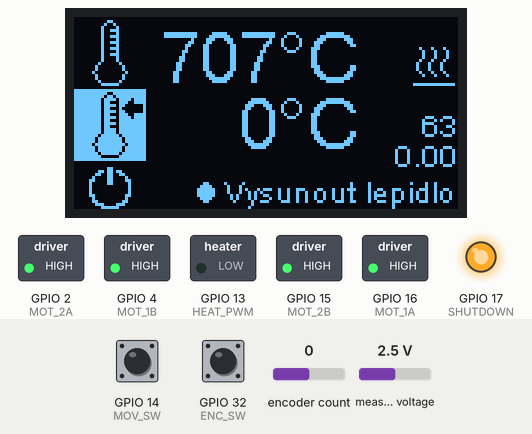
Bench run of a program on a simulated ESP32. Shown: 128×64 one-colour display, switched loads named in the program (green lamp = pin HIGH), output pins drawn as LEDs (lit = HIGH). Wiring (inferred from the names in the program): MCP3202 converter: CS GPIO 5. The test bench sets the inputs (shaded band); at power-on: measured voltage 2.5 V, encoder count 0, GPIO 32 (ENC_SW) HIGH, GPIO 14 (MOV_SW) HIGH. Pins used as bus, display or sensor lines are not drawn; what the program prints to the serial monitor is not drawn.

Above: at 1.2 s.
1.3 s: measured voltage set to 0.1 V
At 1.9 s:
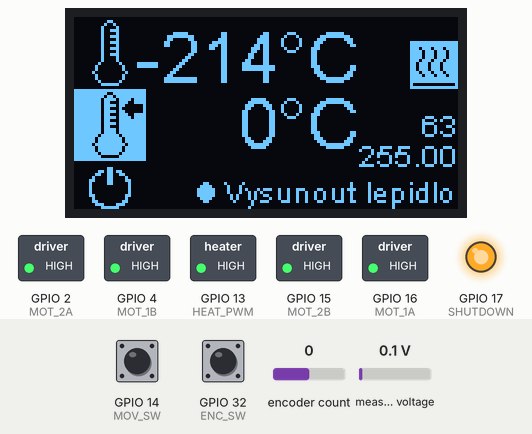
3.5 s: encoder count set to 1
At 6.0 s:
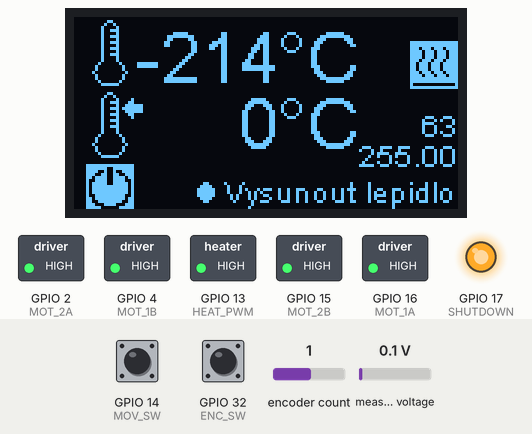
6.1 s: GPIO 32 (ENC_SW) pulled LOW for 0.15 s
At 7.1 s:
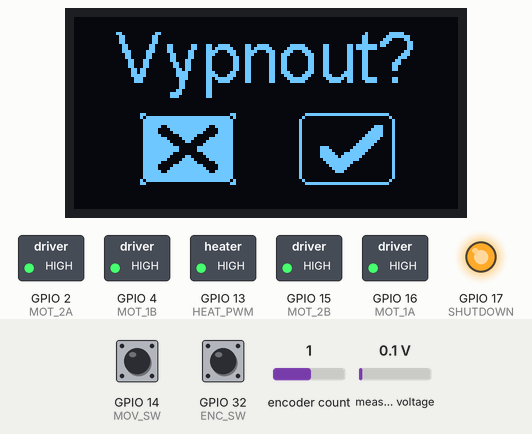
7.7 s: GPIO 14 (MOV_SW) pulled LOW for 0.15 s
At 7.79 s:
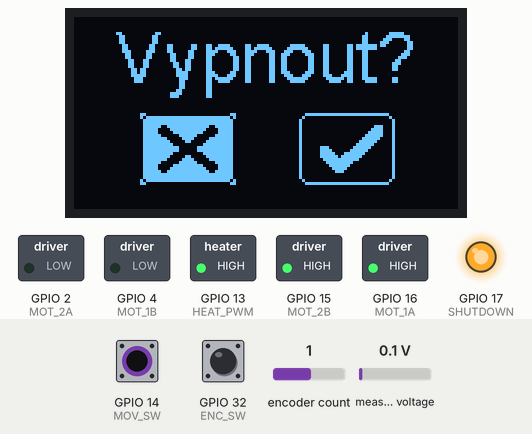
9.3 s: GPIO 32 (ENC_SW) pulled LOW for 0.15 s
At 9.8 s:
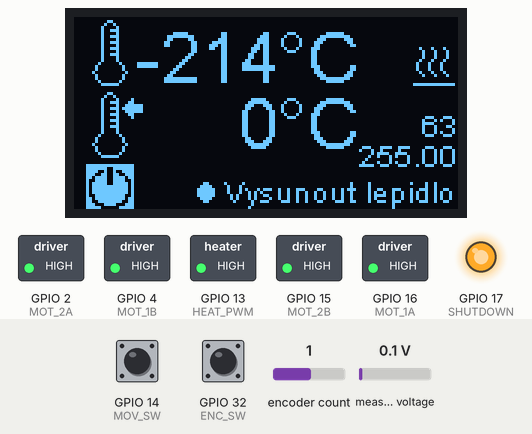
10.0 s: GPIO 14 (MOV_SW) pulled LOW for 1 s
At 10.8 s:
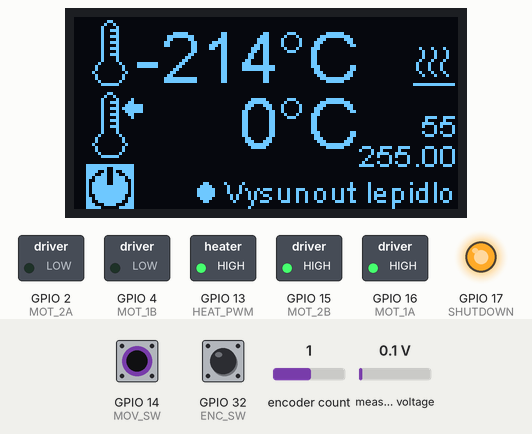
Timing chart, 0 to 13.0 s (numbered marks = the images above; inputs shaded):
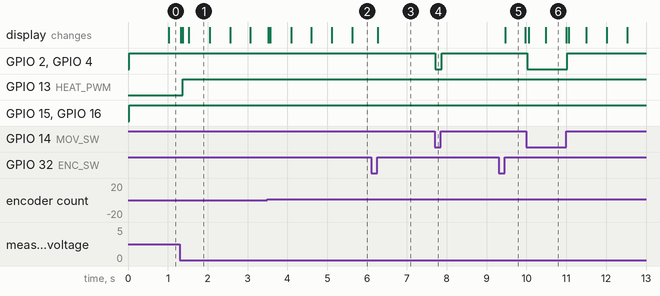

Measured:
- after the input at 1.3 s, GPIO 13 (HEAT_PWM): LOW → HIGH after 0.07 s; the display: first changes at once (image 1 shows a later state)
- after the input at 3.5 s, the display: first changes at once (image 2 shows a later state)
- after the input at 6.1 s, the display: changes after 0.17 s (image 3)
- after the input at 7.7 s, GPIO 2 (MOT_2A), GPIO 4 (MOT_1B): HIGH → LOW at once, → HIGH 0.16 s later
- after the input at 9.3 s, the display: changes after 0.17 s (image 5)
- after the input at 10.0 s, GPIO 2 (MOT_2A), GPIO 4 (MOT_1B): HIGH → LOW at once, → HIGH 1.0 s later
- what the display in image 1 shows lasts 0.6 s, from 1.5 s to 2.1 s

The program:

main.cpp
```cpp
#include <Arduino.h>
#include <SPI.h>
#include <Wire.h>
#include "SSD1306.h"
#include "PID_v1.h"
#include "ClickEncoder.h"
#include <defines.hpp>
#include <images.hpp>

SSD1306 disp(0x3C, PIN_SDA, PIN_SCL);
ClickEncoder *encoder;

u_long volatile prevMil = 0;
u_long volatile prevMilFPS = 0;
u_long volatile frames, fps = 0;
const long interval = 500;
const long second = 1000;
bool volatile blink, click, printGlue, removeGlue, removeGlueHeating, removeGlueEnd = 0;
double Kp = 2, Ki = 0.2, Kd = 0.7;
double realTemp, setTemp, outVal;
int volatile value = 0;
int volatile menuItem, menuSubItem = 0;
bool volatile activeItem = 0;
int volatile movSpeed = 127;
int volatile motorState = 0;

PID heatPID(&realTemp, &outVal, &setTemp, Kp, Ki, Kd, DIRECT);

void motorLoop(){
    if (motorState == 0){        //brake
        // ledcWrite(1, 255);
        digitalWrite(MOT_1A, 1);
        digitalWrite(MOT_1B, 1);
        // ledcWrite(2, 255);
        digitalWrite(MOT_2A, 1);
        digitalWrite(MOT_2B, 1);
    }

    if (motorState == 1){        //go forward
        // ledcWrite(1, movSpeed);
        digitalWrite(MOT_1A, 1);
        digitalWrite(MOT_1B, 0);
        // ledcWrite(2, movSpeed);
        digitalWrite(MOT_2A, 0);
        digitalWrite(MOT_2B, 1);
    }

    if (motorState == -1){       //go backward
        // ledcWrite(1, movSpeed);
        digitalWrite(MOT_1A, 0);
        digitalWrite(MOT_1B, 1);
        // ledcWrite(2, movSpeed);
        digitalWrite(MOT_2A, 1);
        digitalWrite(MOT_2B, 0);
    }
}

void menuLoop(){
    encoder->service();
    value += encoder->getValue();

    if (menuItem == 1 && activeItem == 1 && menuSubItem == 1 && click == 1)
        digitalWrite(SHUTDOWN, 0);

    if (menuItem == 2 && activeItem == 1 && menuSubItem == 1 && click == 1){
        removeGlueHeating = 1;
        menuSubItem = 0;
        activeItem = 0;
        setTemp = 175;
        return;
    }

    if (removeGlueHeating == 1 && setTemp <= realTemp){
        setTemp = 0;
        removeGlue = 1;
        removeGlueEnd = 1;
        removeGlueHeating = 0;
    }

    if (removeGlueEnd == 1 && click == 1){
        removeGlueEnd = 0;
        removeGlue = 0;
    }

    if (click == 1){
    activeItem = !activeItem;
    while (digitalRead(ENC_SW) == 0){
        delay(1);
        }
    }


    if (value == 1 && activeItem == 0){
        ++menuItem;
        if (menuItem == 3)
            menuItem = 0;
    }

    if (value == -1 && activeItem ==0){
        --menuItem;
        if (menuItem == -1)
            menuItem = 2;
    }

    if (activeItem == 1){
        switch (menuItem){
            case 0:                             //set temperature control
                if (value == 1)
                    setTemp = setTemp + 5;
                if (value == -1)
                    setTemp = setTemp - 5;
                if (setTemp == -5)
                    setTemp = 0;
                if (setTemp == 305)
                    setTemp = 300;
                break;

            case 1:                             //shutdown
                if (value == 1){
                    ++menuSubItem;
                    if (menuSubItem == 2)
                        menuSubItem = 0;
                }
                if (value == -1){
                    --menuSubItem;
                    if (menuSubItem == -1)
                        menuSubItem = 1;
                }
                break;

            case 2:                             //remove glue
                if (value == 1){
                    ++menuSubItem;
                    if (menuSubItem == 2)
                        menuSubItem = 0;
                }
                if (value == -1){
                    --menuSubItem;
                    if (menuSubItem == -1)
                        menuSubItem = 1;
                }
                break;
        }
    }
    value = 0;
}

int readVal (int CHANNEL, int CS){
    int msb, lsb = 0;
    int commandBytes = B10100000;
    if (CHANNEL == 1)
        commandBytes = B11100000;
    digitalWrite(CS, LOW);
    SPI.transfer(B00000001);
    msb = SPI.transfer(commandBytes);
    msb = msb & B00001111;
    lsb = SPI.transfer(0x00);
    digitalWrite(CS, HIGH);
    return ((int) msb) << 8 | lsb;
}

void calcBlink(){
    u_long curMil = millis();
    if (curMil - prevMil >= interval){
        prevMil = curMil;
        blink = !blink;
    }
}

void calcFPS(){
    u_long curMilFPS = millis();
    ++frames;
    if (curMilFPS - prevMilFPS >= second){
        prevMilFPS = curMilFPS;
        fps = frames;
        frames = 0;
    }
}

int calcADC (int CHANNEL, int CS){
    int sum = 0;
    for (uint8_t i = 0; i != 100; ++i){
        sum += readVal(0, CS_MCP3202);
    }
    return sum/100;
}

double measTemp() {
  double temp_adc = calcADC(ADC_CHANNEL_HEAT, CS_MCP3202);
  double temperature = (defined_a+sqrt((defined_b)-(defined_c*(R0-(temp_adc*Uref)/defined_e))))/defined_d;
  temperature = round(temperature);
return temperature;
}

void showData(){
    calcBlink();
    calcFPS();
    disp.clear();
    int rTemp = realTemp;
    int sTemp = setTemp;

    disp.setFont(ArialMT_Plain_24);

    if (blink == 1 && (setTemp - realTemp) > 0){
        disp.drawXbm(112, 8, 16, 16, heat_inv);
    }
    if ((blink == 0 && (setTemp - realTemp) > 0) || realTemp > 50){
        disp.drawXbm(112, 8, 16, 16, heat);
    }

    if (menuItem == 0 && activeItem == 1 && blink == 0){
    }
    else{
        disp.setTextAlignment(TEXT_ALIGN_RIGHT);
        disp.drawString(68, 22, String(sTemp));
        disp.setTextAlignment(TEXT_ALIGN_LEFT);
        disp.drawString(68, 22, "°C");
    }

    if (menuItem == 0 && activeItem == 0)
        disp.drawXbm(0, 24, 24, 24, temp_set_inv);
    else
        disp.drawXbm(0, 24, 24, 24, temp_set);

    if (menuItem == 1 && activeItem == 0)
        disp.drawXbm(4, 49, 16, 16, off_inv);
    else
        disp.drawXbm(4, 49, 16, 16, off);

    if (menuItem == 2 && blink == 0){
    }
    else {
        disp.fillCircle(44, 58, 3);
    }

    disp.setTextAlignment(TEXT_ALIGN_RIGHT);
    disp.setFont(ArialMT_Plain_10);
    disp.drawString(127, 52, "Vysunout lepidlo");

    disp.drawXbm(0, 0, 24, 24, temp_24);

    disp.setFont(ArialMT_Plain_24);
    disp.setTextAlignment(TEXT_ALIGN_RIGHT);
    disp.drawString(68, 0, String(rTemp));
    disp.setTextAlignment(TEXT_ALIGN_LEFT);
    disp.drawString(68, 0, "°C");

    disp.setFont(ArialMT_Plain_10);
    disp.setTextAlignment(TEXT_ALIGN_RIGHT);
    disp.drawString(128, 30, String(fps));
    disp.drawString(128, 40, String(outVal));

    if (menuItem == 1 && activeItem == 1){
        disp.clear();
        disp.setFont(ArialMT_Plain_24);
        disp.setTextAlignment(TEXT_ALIGN_CENTER);
        disp.drawString(64, 0, "Vypnout?");
        if (menuSubItem == 0)
            disp.drawXbm(22, 32, 32, 24, no_inv);
        else
            disp.drawXbm(22, 32, 32, 24, no);
        if (menuSubItem == 1)
            disp.drawXbm(75, 32, 32, 24, yes_inv);
        else
            disp.drawXbm(75, 32, 32, 24, yes);
    }

    if (menuItem == 2 && activeItem == 1){
        disp.clear();
        disp.setFont(ArialMT_Plain_24);
        disp.setTextAlignment(TEXT_ALIGN_CENTER);
        disp.drawString(64, 0, "Vysunout?");
        if (menuSubItem == 0)
            disp.drawXbm(22, 32, 32, 24, no_inv);
        else
            disp.drawXbm(22, 32, 32, 24, no);
        if (menuSubItem == 1)
            disp.drawXbm(75, 32, 32, 24, yes_inv);
        else
            disp.drawXbm(75, 32, 32, 24, yes);
        if (removeGlueHeating == 1){
            disp.clear();
            disp.setFont(ArialMT_Plain_16);
            disp.drawString(64, 0, "Zahrátí lepidla");
            disp.setFont(ArialMT_Plain_24);
            disp.setTextAlignment(TEXT_ALIGN_RIGHT);
            disp.drawString(40, 20, String(rTemp));
            disp.setTextAlignment(TEXT_ALIGN_LEFT);
            disp.drawString(41, 20, "/175°C");
        }

        if (removeGlueEnd == 1){
            disp.clear();
            disp.setFont(ArialMT_Plain_16);
            disp.setTextAlignment(TEXT_ALIGN_CENTER);
            disp.drawString(64, 0, "Ukoncit vysunutí");
            disp.drawXbm(48, 25, 32, 24, yes_inv);
        }
    }
    disp.display();
}

void readButtons(){
    click = !digitalRead(ENC_SW);
    printGlue = !digitalRead(MOV_SW);

    if (printGlue == 0 && removeGlue == 0)
        motorState = 0;
    if (printGlue == 1)
        motorState = 1;
    if (removeGlue == 1)
        motorState = -1;
}

void initMCU(){
    pinMode(CS_MCP3202, OUTPUT);
    pinMode(ENC_A, INPUT);
    pinMode(ENC_B, INPUT);
    pinMode(MOV_SW, INPUT);
    pinMode(ENC_SW, INPUT);
    pinMode(SHUTDOWN, OUTPUT);
    digitalWrite(SHUTDOWN, 1);

    pinMode(MOT_1A, OUTPUT);
    pinMode(MOT_1B, OUTPUT);
    pinMode(MOT_2A, OUTPUT);
    pinMode(MOT_2B, OUTPUT);

    ledcSetup(0, 20000, 8);
    ledcAttachPin(HEAT_PWM, 0);
    // ledcSetup(1, 20000, 8);
    // ledcAttachPin(MOT_1A, 1);
    // ledcSetup(2, 20000, 8);
    // ledcAttachPin(MOT_2A, 2);
}

void setPID(){
    double gap = abs(setTemp - realTemp);
    if (gap < 5)
        heatPID.SetTunings(1, 0.05, 0.25);
    else
        heatPID.SetTunings(2, 0.2, 0.5);
    heatPID.Compute();

    if (realTemp > setTemp)
        outVal = 0;
}

void setup() {
    initMCU();
    digitalWrite(CS_MCP3202, HIGH);
    SPI.begin();
    Serial.begin(115200);
    disp.init();
    disp.flipScreenVertically();
    disp.clear();
    heatPID.SetMode(AUTOMATIC);
    encoder = new ClickEncoder(ENC_A, ENC_B, ENC_SW, 4);

}

void loop() {
    encoder->service();
    readButtons();
    realTemp = measTemp();

    setPID();
    menuLoop();
    showData();

    ledcWrite(0, outVal);
    motorLoop();

    Serial.print(realTemp);
    Serial.print(" ");
    Serial.print(setTemp);
    Serial.print(" ");
    Serial.println(outVal);
}
```

defines.hpp
```cpp
#define CS_MCP3202 5
#define PIN_SDA 21
#define PIN_SCL 22
#define MOT_1A 16
#define MOT_1B 4
#define MOT_2A 2
#define MOT_2B 15
#define ADC_CHANNEL_BAT 1
#define ADC_CHANNEL_HEAT 0
#define VIB_SW 12
#define ENC_A 34
#define ENC_B 35
#define ENC_SW 32
#define MOV_SW 14
#define HEAT_PWM 13
#define PIEZO_A 33
#define PIEZO_B 25
#define SHUTDOWN 17

const double A = 3.9083E-3;
const double B = -5.775E-7;
const double R0 = 1000.0;
const double RES = 4096.0;
const double I = 0.000475;
const double Uref = 3.3;
const double defined_a = (-R0*A);
const double defined_b = R0*R0*A*A;
const double defined_c = 4*R0*B;
const double defined_d = 2*R0*B;
const double defined_e = RES*I;
```

Source omitted: images.hpp (data table, 5610 bytes)
